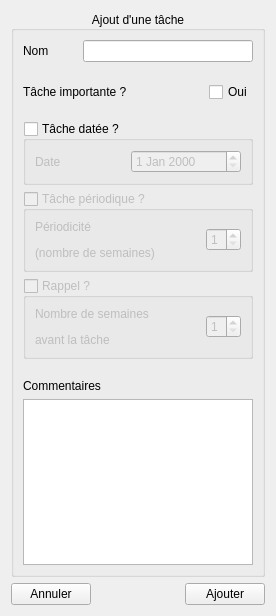
<?xml version="1.0" encoding="UTF-8"?>
<ui version="4.0">
 <class>task_handling_hmi</class>
 <widget class="QWidget" name="task_handling_hmi">
  <property name="geometry">
   <rect>
    <x>0</x>
    <y>0</y>
    <width>275</width>
    <height>616</height>
   </rect>
  </property>
  <property name="sizePolicy">
   <sizepolicy hsizetype="Maximum" vsizetype="Preferred">
    <horstretch>0</horstretch>
    <verstretch>0</verstretch>
   </sizepolicy>
  </property>
  <property name="maximumSize">
   <size>
    <width>275</width>
    <height>16777215</height>
   </size>
  </property>
  <property name="windowTitle">
   <string>Form</string>
  </property>
  <layout class="QVBoxLayout" name="verticalLayout">
   <item>
    <widget class="QGroupBox" name="gb_task_management">
     <property name="sizePolicy">
      <sizepolicy hsizetype="Maximum" vsizetype="Preferred">
       <horstretch>0</horstretch>
       <verstretch>0</verstretch>
      </sizepolicy>
     </property>
     <property name="maximumSize">
      <size>
       <width>275</width>
       <height>16777215</height>
      </size>
     </property>
     <property name="title">
      <string>Ajout d'une tâche</string>
     </property>
     <property name="alignment">
      <set>Qt::AlignCenter</set>
     </property>
     <layout class="QVBoxLayout" name="verticalLayout_3">
      <item>
       <layout class="QHBoxLayout" name="horizontalLayout_8">
        <item>
         <widget class="QLabel" name="label_2">
          <property name="sizePolicy">
           <sizepolicy hsizetype="Fixed" vsizetype="Fixed">
            <horstretch>0</horstretch>
            <verstretch>0</verstretch>
           </sizepolicy>
          </property>
          <property name="text">
           <string>Nom</string>
          </property>
         </widget>
        </item>
        <item>
         <spacer name="horizontalSpacer_3">
          <property name="orientation">
           <enum>Qt::Horizontal</enum>
          </property>
          <property name="sizeHint" stdset="0">
           <size>
            <width>10</width>
            <height>20</height>
           </size>
          </property>
         </spacer>
        </item>
        <item>
         <widget class="QLineEdit" name="le_task_name">
          <property name="sizePolicy">
           <sizepolicy hsizetype="Maximum" vsizetype="Maximum">
            <horstretch>0</horstretch>
            <verstretch>0</verstretch>
           </sizepolicy>
          </property>
          <property name="minimumSize">
           <size>
            <width>170</width>
            <height>0</height>
           </size>
          </property>
          <property name="maximumSize">
           <size>
            <width>170</width>
            <height>30</height>
           </size>
          </property>
          <property name="baseSize">
           <size>
            <width>220</width>
            <height>0</height>
           </size>
          </property>
         </widget>
        </item>
       </layout>
      </item>
      <item>
       <spacer name="verticalSpacer_3">
        <property name="orientation">
         <enum>Qt::Vertical</enum>
        </property>
        <property name="sizeHint" stdset="0">
         <size>
          <width>20</width>
          <height>40</height>
         </size>
        </property>
       </spacer>
      </item>
      <item>
       <layout class="QHBoxLayout" name="horizontalLayout_9">
        <item>
         <widget class="QLabel" name="label_8">
          <property name="text">
           <string>Tâche importante ?</string>
          </property>
         </widget>
        </item>
        <item>
         <spacer name="horizontalSpacer_9">
          <property name="orientation">
           <enum>Qt::Horizontal</enum>
          </property>
          <property name="sizeHint" stdset="0">
           <size>
            <width>40</width>
            <height>20</height>
           </size>
          </property>
         </spacer>
        </item>
        <item>
         <widget class="QCheckBox" name="cb_important_task">
          <property name="sizePolicy">
           <sizepolicy hsizetype="Maximum" vsizetype="Fixed">
            <horstretch>0</horstretch>
            <verstretch>0</verstretch>
           </sizepolicy>
          </property>
          <property name="maximumSize">
           <size>
            <width>50</width>
            <height>16777215</height>
           </size>
          </property>
          <property name="text">
           <string>Oui</string>
          </property>
         </widget>
        </item>
       </layout>
      </item>
      <item>
       <spacer name="verticalSpacer">
        <property name="orientation">
         <enum>Qt::Vertical</enum>
        </property>
        <property name="sizeHint" stdset="0">
         <size>
          <width>20</width>
          <height>40</height>
         </size>
        </property>
       </spacer>
      </item>
      <item>
       <widget class="QGroupBox" name="gb_dated_task">
        <property name="title">
         <string>Tâche datée ?</string>
        </property>
        <property name="checkable">
         <bool>true</bool>
        </property>
        <property name="checked">
         <bool>false</bool>
        </property>
        <layout class="QHBoxLayout" name="horizontalLayout_10">
         <item>
          <widget class="QLabel" name="label_9">
           <property name="text">
            <string>Date</string>
           </property>
          </widget>
         </item>
         <item>
          <spacer name="horizontalSpacer_10">
           <property name="orientation">
            <enum>Qt::Horizontal</enum>
           </property>
           <property name="sizeHint" stdset="0">
            <size>
             <width>204</width>
             <height>20</height>
            </size>
           </property>
          </spacer>
         </item>
         <item>
          <widget class="QDateEdit" name="de_task_date">
           <property name="sizePolicy">
            <sizepolicy hsizetype="Maximum" vsizetype="Fixed">
             <horstretch>0</horstretch>
             <verstretch>0</verstretch>
            </sizepolicy>
           </property>
           <property name="minimumSize">
            <size>
             <width>110</width>
             <height>0</height>
            </size>
           </property>
           <property name="maximumSize">
            <size>
             <width>110</width>
             <height>16777215</height>
            </size>
           </property>
           <property name="baseSize">
            <size>
             <width>110</width>
             <height>0</height>
            </size>
           </property>
          </widget>
         </item>
        </layout>
       </widget>
      </item>
      <item>
       <widget class="QGroupBox" name="gb_periodic_task">
        <property name="enabled">
         <bool>false</bool>
        </property>
        <property name="title">
         <string>Tâche périodique ?</string>
        </property>
        <property name="checkable">
         <bool>true</bool>
        </property>
        <property name="checked">
         <bool>false</bool>
        </property>
        <layout class="QHBoxLayout" name="horizontalLayout">
         <item>
          <widget class="QLabel" name="label_14">
           <property name="text">
            <string>&lt;html&gt;&lt;head/&gt;&lt;body&gt;&lt;p&gt;Périodicité&lt;/p&gt;&lt;p&gt;(nombre de semaines)&lt;/p&gt;&lt;/body&gt;&lt;/html&gt;</string>
           </property>
          </widget>
         </item>
         <item>
          <spacer name="horizontalSpacer_15">
           <property name="orientation">
            <enum>Qt::Horizontal</enum>
           </property>
           <property name="sizeHint" stdset="0">
            <size>
             <width>40</width>
             <height>20</height>
            </size>
           </property>
          </spacer>
         </item>
         <item>
          <widget class="QSpinBox" name="sb_task_periodicty">
           <property name="sizePolicy">
            <sizepolicy hsizetype="Maximum" vsizetype="Fixed">
             <horstretch>0</horstretch>
             <verstretch>0</verstretch>
            </sizepolicy>
           </property>
           <property name="maximumSize">
            <size>
             <width>35</width>
             <height>16777215</height>
            </size>
           </property>
           <property name="minimum">
            <number>1</number>
           </property>
           <property name="maximum">
            <number>48</number>
           </property>
          </widget>
         </item>
        </layout>
       </widget>
      </item>
      <item>
       <widget class="QGroupBox" name="gb_reminder">
        <property name="enabled">
         <bool>false</bool>
        </property>
        <property name="title">
         <string>Rappel ?</string>
        </property>
        <property name="checkable">
         <bool>true</bool>
        </property>
        <property name="checked">
         <bool>false</bool>
        </property>
        <layout class="QHBoxLayout" name="horizontalLayout_12">
         <item>
          <widget class="QLabel" name="label_11">
           <property name="text">
            <string>&lt;html&gt;&lt;head/&gt;&lt;body&gt;&lt;p&gt;Nombre de semaines&lt;/p&gt;&lt;p&gt;avant la tâche&lt;/p&gt;&lt;/body&gt;&lt;/html&gt;</string>
           </property>
          </widget>
         </item>
         <item>
          <spacer name="horizontalSpacer_12">
           <property name="orientation">
            <enum>Qt::Horizontal</enum>
           </property>
           <property name="sizeHint" stdset="0">
            <size>
             <width>47</width>
             <height>20</height>
            </size>
           </property>
          </spacer>
         </item>
         <item>
          <widget class="QSpinBox" name="sb_nbr_weeks_before_task">
           <property name="sizePolicy">
            <sizepolicy hsizetype="Maximum" vsizetype="Fixed">
             <horstretch>0</horstretch>
             <verstretch>0</verstretch>
            </sizepolicy>
           </property>
           <property name="maximumSize">
            <size>
             <width>35</width>
             <height>16777215</height>
            </size>
           </property>
           <property name="minimum">
            <number>1</number>
           </property>
           <property name="maximum">
            <number>12</number>
           </property>
          </widget>
         </item>
        </layout>
       </widget>
      </item>
      <item>
       <spacer name="verticalSpacer_2">
        <property name="orientation">
         <enum>Qt::Vertical</enum>
        </property>
        <property name="sizeHint" stdset="0">
         <size>
          <width>20</width>
          <height>40</height>
         </size>
        </property>
       </spacer>
      </item>
      <item>
       <layout class="QVBoxLayout" name="verticalLayout_2">
        <item>
         <widget class="QLabel" name="label_12">
          <property name="text">
           <string>Commentaires</string>
          </property>
          <property name="alignment">
           <set>Qt::AlignLeading|Qt::AlignLeft|Qt::AlignTop</set>
          </property>
         </widget>
        </item>
        <item>
         <widget class="QTextEdit" name="te_task_comments">
          <property name="sizePolicy">
           <sizepolicy hsizetype="Maximum" vsizetype="Expanding">
            <horstretch>0</horstretch>
            <verstretch>0</verstretch>
           </sizepolicy>
          </property>
          <property name="minimumSize">
           <size>
            <width>230</width>
            <height>0</height>
           </size>
          </property>
          <property name="maximumSize">
           <size>
            <width>230</width>
            <height>16777215</height>
           </size>
          </property>
          <property name="baseSize">
           <size>
            <width>100</width>
            <height>0</height>
           </size>
          </property>
         </widget>
        </item>
       </layout>
      </item>
     </layout>
    </widget>
   </item>
   <item>
    <layout class="QHBoxLayout" name="horizontalLayout_14">
     <item>
      <widget class="QPushButton" name="cancel_validate_button">
       <property name="sizePolicy">
        <sizepolicy hsizetype="Maximum" vsizetype="Fixed">
         <horstretch>0</horstretch>
         <verstretch>0</verstretch>
        </sizepolicy>
       </property>
       <property name="maximumSize">
        <size>
         <width>80</width>
         <height>16777215</height>
        </size>
       </property>
       <property name="text">
        <string>Annuler</string>
       </property>
      </widget>
     </item>
     <item>
      <spacer name="horizontalSpacer_14">
       <property name="orientation">
        <enum>Qt::Horizontal</enum>
       </property>
       <property name="sizeHint" stdset="0">
        <size>
         <width>40</width>
         <height>20</height>
        </size>
       </property>
      </spacer>
     </item>
     <item>
      <widget class="QPushButton" name="add_modify_button">
       <property name="sizePolicy">
        <sizepolicy hsizetype="Maximum" vsizetype="Fixed">
         <horstretch>0</horstretch>
         <verstretch>0</verstretch>
        </sizepolicy>
       </property>
       <property name="maximumSize">
        <size>
         <width>80</width>
         <height>16777215</height>
        </size>
       </property>
       <property name="text">
        <string>Ajouter</string>
       </property>
      </widget>
     </item>
    </layout>
   </item>
  </layout>
 </widget>
 <resources/>
 <connections/>
</ui>
